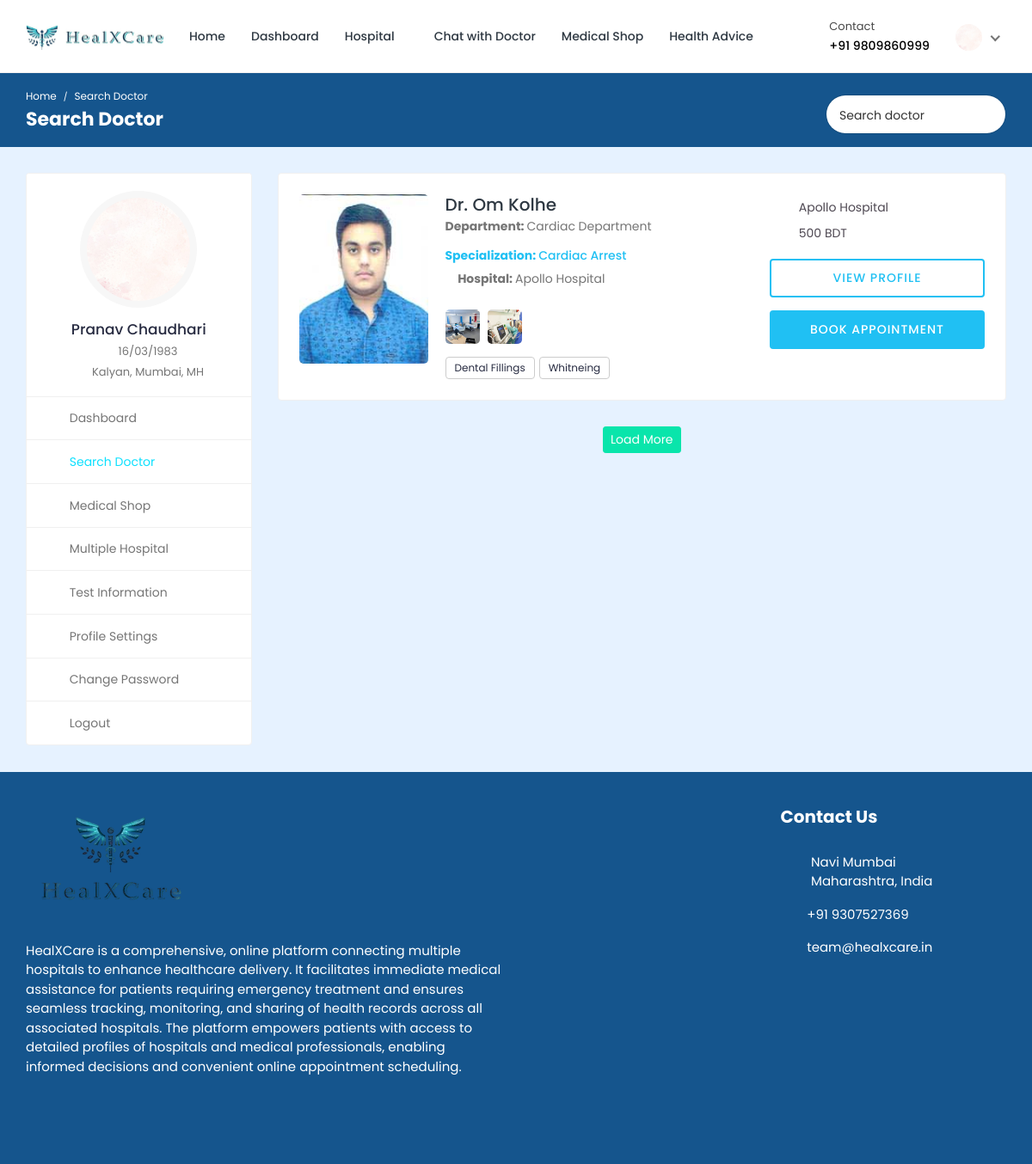
/search/ (signed in), run on an earlier commit of the app's database.
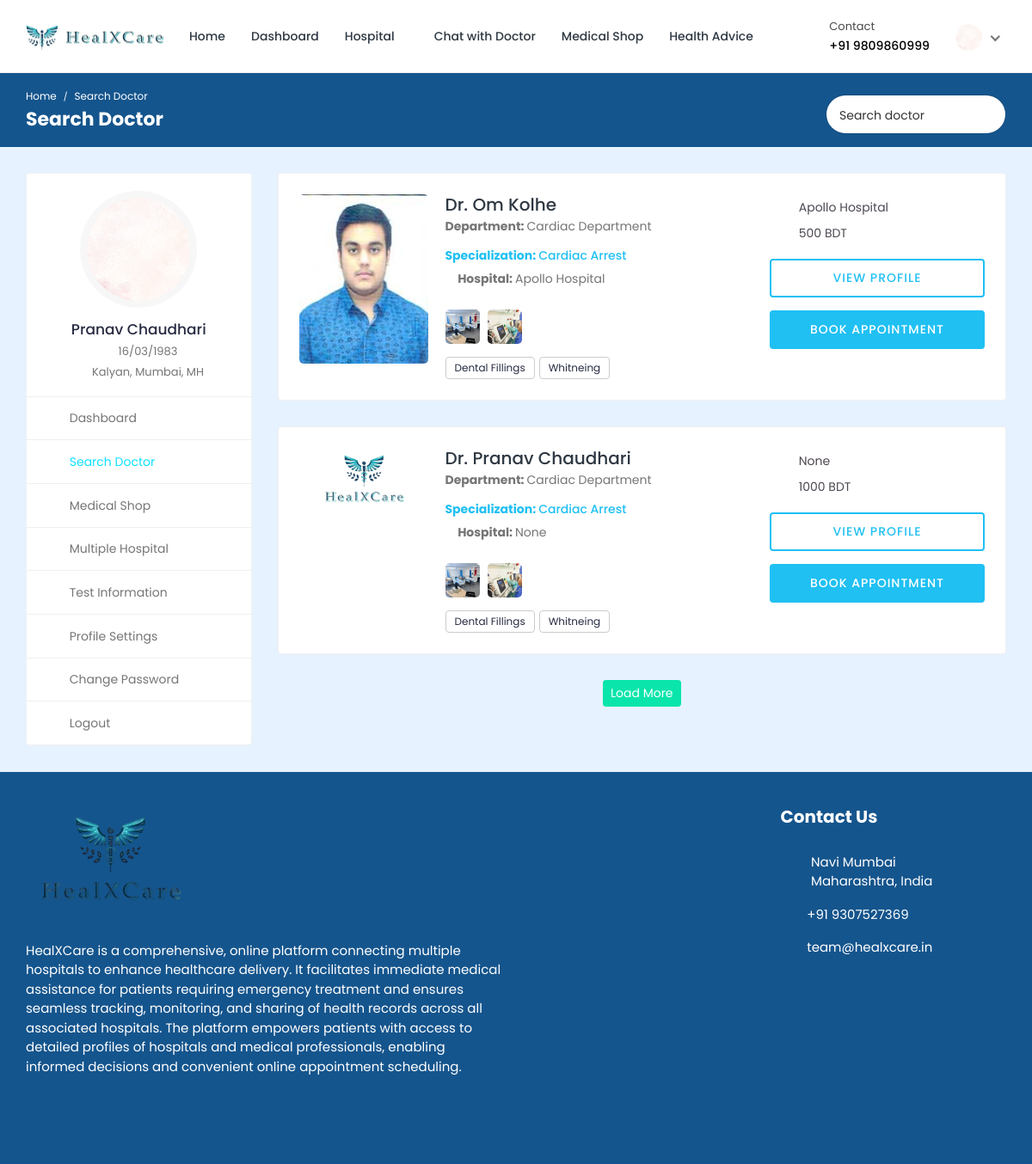
And on a later commit of the database.
### doctor/models.py (models this page shows, shortened)
class Doctor_Information(models.Model):
    DOCTOR_TYPE = (
        ('Cardiologists', 'Cardiologists'),
        ('Neurologists', 'Neurologists'),
        ('Pediatricians', 'Pediatricians'),
        ('Physiatrists', 'Physiatrists'),
        ('Dermatologists', 'Dermatologists'),
    )
    doctor_id = models.AutoField(primary_key=True)
    user = models.OneToOneField(User, on_delete=models.CASCADE, null=True, blank=True, related_name='profile')
    name = models.CharField(max_length=200, null=True, blank=True)
    location = models.TextField(null=True, blank=True)
    username = models.CharField(max_length=200, null=True, blank=True)
    gender = models.CharField(max_length=200, null=True, blank=True)
    description = models.TextField(max_length=1000, null=True, blank=True)
    department = models.CharField(max_length=200, choices=DOCTOR_TYPE, null=True, blank=True)
    department_name = models.ForeignKey(hospital_department, on_delete=models.SET_NULL, null=True, blank=True)
    specialization = models.ForeignKey(specialization, on_delete=models.SET_NULL, null=True, blank=True)
    profile_completed = models.BooleanField(default=False)
    featured_image = models.ImageField(upload_to='doctors/', default='doctors/user-default.png', null=True, blank=True)
    certificate_image = models.ImageField(upload_to='doctors_certificate/', default='doctors_certificate/default.png', null=True, blank=True)
    email = models.EmailField(max_length=200, null=True, blank=True)
    phone_number = models.CharField(max_length=200, null=True, blank=True)
    nid = models.CharField(max_length=200, null=True, blank=True)
    visiting_hour = models.CharField(max_length=200, null=True, blank=True)
    consultation_fee = models.IntegerField(null=True, blank=True)
    report_fee = models.IntegerField(null=True, blank=True)
    dob = models.CharField(max_length=200, null=True, blank=True)
    institute = models.CharField(max_length=200, null=True, blank=True)
    degree = models.CharField(max_length=200, null=True, blank=True)
    completion_year = models.CharField(max_length=200, null=True, blank=True)
    work_place = models.CharField(max_length=200, null=True, blank=True)
    designation = models.CharField(max_length=200, null=True, blank=True)
    start_year = models.CharField(max_length=200, null=True, blank=True)
    end_year = models.CharField(max_length=200, null=True, blank=True)
    register_status =  models.CharField(max_length=200, null=True, blank=True)
    hospital_name = models.ForeignKey(Hospital_Information, on_delete=models.SET_NULL, null=True, blank=True)

### hospital_admin/models.py (models this page shows, shortened)
class hospital_department(models.Model):
    hospital_department_id = models.AutoField(primary_key=True)
    hospital_department_name = models.CharField(max_length=200, null=True, blank=True)
    hospital = models.ForeignKey(Hospital_Information, on_delete=models.CASCADE, null=True, blank=True)
    featured_image = models.ImageField(upload_to='departments/', default='departments/default.png', null=True, blank=True)

class specialization(models.Model):
    specialization_id = models.AutoField(primary_key=True)
    specialization_name = models.CharField(max_length=200, null=True, blank=True)
    hospital = models.ForeignKey(Hospital_Information, on_delete=models.CASCADE, null=True, blank=True)

### hospital/models.py (models this page shows)
class Hospital_Information(models.Model):
    HOSPITAL_TYPE = (
        ('private', 'Private hospital'),
        ('public', 'Public hospital'),
    )
    hospital_id = models.AutoField(primary_key=True)
    name = models.CharField(max_length=200, null=True, blank=True)
    address = models.CharField(max_length=200, null=True, blank=True)
    featured_image = models.ImageField(upload_to='hospitals/', default='hospitals/default.png', null=True, blank=True)
    description = models.TextField(null=True, blank=True)
    email = models.EmailField(max_length=200, null=True, blank=True)
    phone_number = models.IntegerField(null=True, blank=True)
    hospital_type = models.CharField(max_length=200, choices=HOSPITAL_TYPE)
    general_bed_no = models.IntegerField(null=True, blank=True)
    available_icu_no = models.IntegerField(null=True, blank=True)
    regular_cabin_no = models.IntegerField(null=True, blank=True)
    emergency_cabin_no = models.IntegerField(null=True, blank=True)
    vip_cabin_no = models.IntegerField(null=True, blank=True)
    def __str__(self):
        return str(self.name)

### hospital/views.py (the view)
# urls.py: path('search/', views.search, name='search'),
@csrf_exempt
@login_required(login_url="login")
def search(request):
    if request.user.is_authenticated and request.user.is_patient:
        patient = Patient.objects.get(user=request.user)
        doctors = Doctor_Information.objects.filter(register_status='Accepted')
        doctors, search_query = searchDoctors(request)
        context = {'patient': patient, 'doctors': doctors, 'search_query': search_query}
        return render(request, 'search.html', context)
    else:
        logout(request)
        messages.error(request, 'Not Authorized')
        return render(request, 'patient-login.html')

### hospital/utils.py (called while the page is built)
def searchDoctors(request):
    search_query = ''
    if request.GET.get('search_query'):
        search_query = request.GET.get('search_query')
    doctors = Doctor_Information.objects.filter(register_status='Accepted').distinct().filter(
        Q(name__icontains=search_query) |
        Q(hospital_name__name__icontains=search_query) |
        Q(department__icontains=search_query))
    return doctors, search_query

### templates/search.html (shortened to what the changed rows need)
{% load static %}
<!DOCTYPE html>
<html lang="en">
  <head>
    <link
      rel="stylesheet"
      href="{% static 'HealthStack-System/css/Normal/bootstrap.min.css' %}"
    />
    <link
      rel="stylesheet"
      href="{% static 'HealthStack-System/plugins/Normal/fontawesome/css/fontawesome.min.css' %}"
    />
    <link
      rel="stylesheet"
      href="{% static 'HealthStack-System/plugins/Normal/fontawesome/css/all.min.css' %}"
    />
    <link
      rel="stylesheet"
      href="{% static 'HealthStack-System/css/Normalbootstrap-datetimepicker.min.css' %}"
    />
    <link
      rel="stylesheet"
      href="{% static 'HealthStack-System/plugins/Normal/select2/css/select2.min.css'%}"
    />
    <link
      rel="stylesheet"
      href="{% static 'HealthStack-System/plugins/Normal/fancybox/jquery.fancybox.min.css'%}"
    />
    <link
      rel="stylesheet"
      href="{% static 'HealthStack-System/css/Normal/style.css' %}"
    />
    <link rel="stylesheet"href="{% static 'HealthStack-System/css/Normal/search3.css' %}">
  </head>
  <body>
    <div class="main-wrapper">
      <div class="breadcrumb-bar">
				<div class="container-fluid">
					<div class="row align-items-center">
						<div class="col-md-6 col-6">
							<h2 class="breadcrumb-title">Search Doctor</h2>
						</div>
					</div>
				</div>
			</div>
      <div class="content">
        <div class="container-fluid">
          <div class="row">
            <div class="col-md-12 col-lg-8 col-xl-9">
              {% for doctor in doctors %}
              <div class="card">
                <div class="card-body">
                  <div class="doctor-widget">
                    <div class="doc-info-left">
                      <div class="doctor-img">
                        <a href="{% url 'doctor-profile' pk=doctor.doctor_id %}">
                          <img
                            src="{{ doctor.featured_image.url }}"
                            class="img-fluid"
                            alt="User Image"
                          />
                        </a>
                      </div>
                      <div class="doc-info-cont">
                        <h4 class="doc-name">
                          <a href="{% url 'doctor-profile' pk=doctor.doctor_id %}">Dr. {{doctor.name}}</a>
                        </h4>
                        <p class="doc-speciality"><b>Department: </b>{{ doctor.department_name.hospital_department_name }}</p>
                        <h5 class="doc-department"><b>Specialization: </b>
                          {{ doctor.specialization.specialization_name }}
                        </h5>
                        <div class="clinic-details">
                          <p class="doc-location">
                            <i class="fas fa-map-marker-alt"></i> <b>Hospital: </b>
                            {{doctor.hospital_name}}
                          </p>
                          <ul class="clinic-gallery">
                            <li>
                              <a
                                href="{% static 'HealthStack-System/images/Normal/features/feature-01.jpg'%}"
                                data-fancybox="gallery"
                              >
                                <img
                                  src="{% static 'HealthStack-System/images/Normal/features/feature-01.jpg'%}"
                                  alt="Feature"
                                />
                              </a>
                            </li>
                            <li>
                              <a
                                href="{% static 'HealthStack-System/images/Normal/features/feature-02.jpg'%}"
                                data-fancybox="gallery"
                              >
                                <img
                                  src="{% static 'HealthStack-System/images/Normal/features/feature-02.jpg'%}"
                                  alt="Feature"
                                />
                              </a>
                            </li>
                          </ul>
                        </div>
                        <div class="clinic-services">
                          <span>Dental Fillings</span>
                          <span> Whitneing</span>
                        </div>
                      </div>
                    </div>
                    <div class="doc-info-right">
                      <div class="clini-infos">
                        <ul>
                          <li>
                            <i class="fas fa-map-marker-alt"></i>
                            {{doctor.hospital_name}}
                          </li>
                          <li>
                            <i class="far fa-money-bill-alt"></i>
                            {{doctor.consultation_fee}} BDT
                          </li>
                        </ul>
                      </div>
                      <div class="clinic-booking">
                        <a class="view-pro-btn" href="{% url 'doctor-profile' pk=doctor.doctor_id %}"
                          >View Profile</a
                        >
                        <a
                          class="apt-btn"
                          href="{% url 'booking' pk=doctor.doctor_id %}"
                          >Book Appointment</a
                        >
                      </div>
                    </div>
                  </div>
                </div>
              </div>
              {% endfor %}
            </div>
          </div>
        </div>
      </div>
      {% include 'footer.html' %}
    </div>
  </body>
</html>

What changed in the data, as far as the page shows it:
now on this page (row edited): Doctor_Information: featured_image (picture), name "Pranav Chaudhari", department_name.hospital_department_name "Cardiac Department", specialization.specialization_name "Cardiac Arrest", hospital_name "None", consultation_fee "1000"
